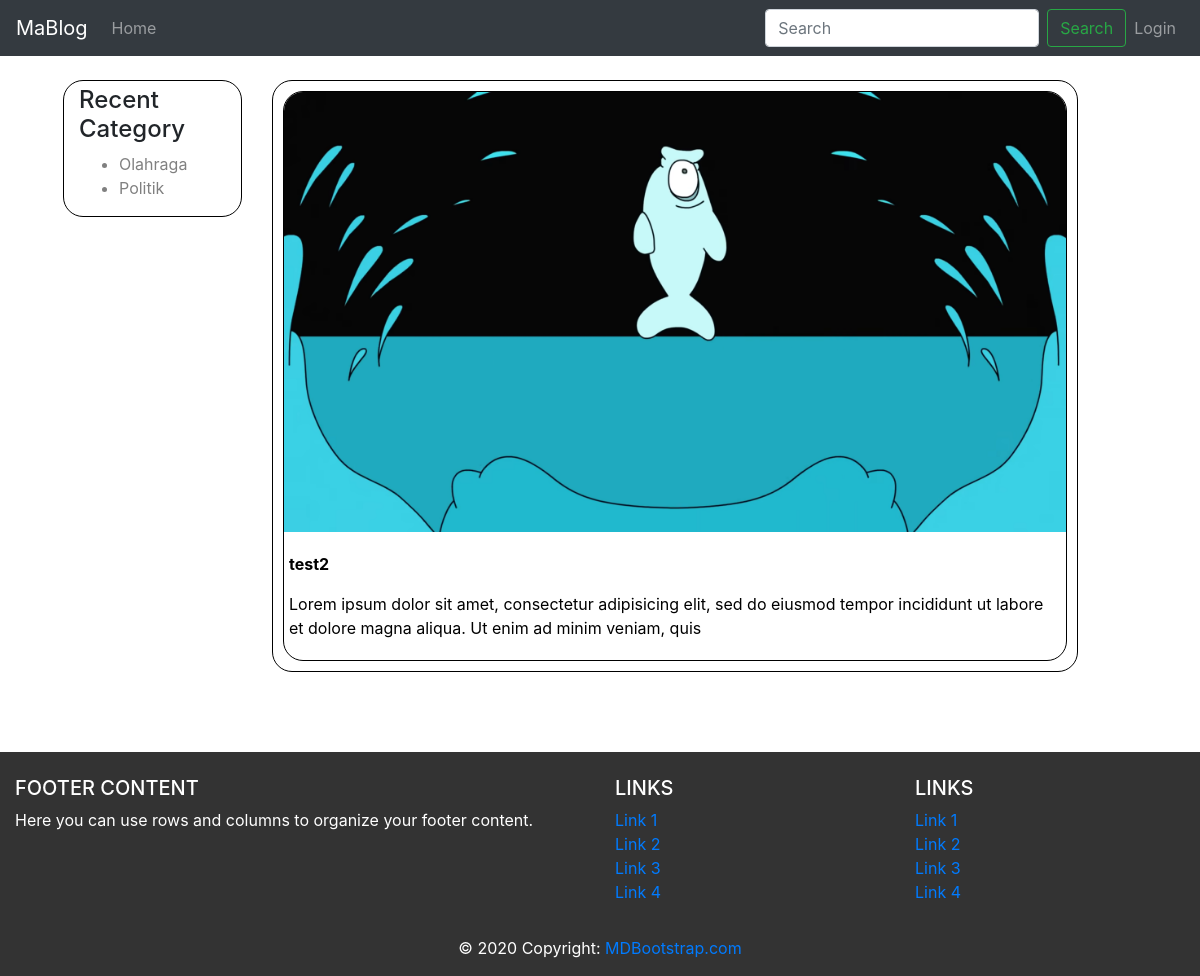
The page /projectdts/detail-kategori.php?kat=1 on the database its author committed.
### tables this page shows
CREATE TABLE `kategori` (
  `kategori_id` int(11) NOT NULL,
  `kateg_name` varchar(20) NOT NULL
);

CREATE TABLE `blog` (
  `blog_id` int(11) NOT NULL,
  `judul` varchar(20) NOT NULL,
  `headline` varchar(20) NOT NULL,
  `date` date NOT NULL,
  `content` text NOT NULL,
  `img` varchar(50) NOT NULL,
  `author_id` int(11) NOT NULL,
  `kategori_id` int(11) NOT NULL
);

### projectdts/detail-kategori.php (the view, shortened to what this page needs)
<!DOCTYPE html>
<html lang="en">
<head>
    <link rel="stylesheet" href="https://stackpath.bootstrapcdn.com/bootstrap/4.5.2/css/bootstrap.min.css">
    <link rel="stylesheet" href="https://unpkg.com/swiper/swiper-bundle.css">
    <link rel="stylesheet" href="https://unpkg.com/swiper/swiper-bundle.min.css">
</head>
<body>
<header>
    <nav class="navbar navbar-expand-md navbar-dark fixed-top bg-dark">
        <a class="navbar-brand" href="index.php">MaBlog</a>
        <div class="collapse navbar-collapse" id="navbarCollapse">
        <ul class="navbar-nav mr-auto">
            <li class="nav-item">
            <a class="nav-link" href="index.php">Home</a>
            </li>
        </ul>
        <form class="form-inline mt-2 mt-md-0">
            <input class="form-control mr-sm-2" type="text" placeholder="Search" aria-label="Search">
            <button class="btn btn-outline-success my-2 my-sm-0" type="submit">Search</button>
        </form>
        <ul class="navbar-nav">
          <li class="nav-item"><a href="login.php" class="nav-link">Login</a></li>
        </ul>
        </div>
    </nav>
    </header>
<div class="container-fluid">
    <div class="row" style="margin:3em;margin-top:5em;">
            <div class="col-md-2 card" style="border-radius: 20px;border:#000 1px solid;margin-right:30px;height:100%">
                <aside id="sidebar">
                    <div class="card-rounded white-box">
                    <h4 style="margin-top:5px">Recent Category</h4>
                    <ul>
                        <?php
                                    include "config.php";
                            $kate = mysqli_query($conn, "SELECT * FROM kategori");
                            while($gori = mysqli_fetch_array($kate)){
                        ?>
                        <a style="color: grey" href="detail-kategori.php?kat=<?=$gori['kategori_id'];?>"><li><?=$gori['kateg_name'];?></li></a>
                        <?php
                        }
                        ?>
                    </ul>
                    </div>
                </aside>
            </div>
            <div class="col-md-9" style="border-radius: 20px;border:#000 1px solid;overflow: hidden;padding:10px">
                <?php
            $idkat = $_GET['kat'];
            $data = mysqli_query($conn, "SELECT * FROM blog LEFT JOIN author USING (author_id) LEFT JOIN kategori USING (kategori_id) where kategori_id = $idkat");
            while($tampil = mysqli_fetch_array($data)){
        ?>
                    <div class="col-xs-4">
                        <a href="detail.php?pas=<?php echo $tampil['blog_id']; ?>" style="text-decoration:none">
                            <div class="card" style="border-radius: 20px;border:#000 1px solid;overflow: hidden;">
                                <img src="http://localhost/digitalent/projectdts/img/<?php echo $tampil['img']; ?>" class="card-img-top" alt="..." style="width: 100%;">
                                <div class="card-body" style="padding-left:5px;color:black;">
                                    <p class="card-text"><b><?php echo $tampil['judul']; ?></b></p>
                                    <p class="card-text"><?php echo $tampil['content']; ?></p>
                                </div>
                            </div>
                        </a>
                    </div>
                    <?php } ?>
                </div>
    </div>
</div>
<?php include "footer.php"; ?>
</body>
</html>

### rows shown on the page
kategori: kateg_name "Olahraga"
kategori: kateg_name "Politik"
blog: img (picture), judul "test2", content "Lorem ipsum dolor sit amet, consectetur adipisicing elit, sed do eiusmod tempor incididunt ut labore et dolore magna aliqua. Ut enim ad minim veniam, quis"
